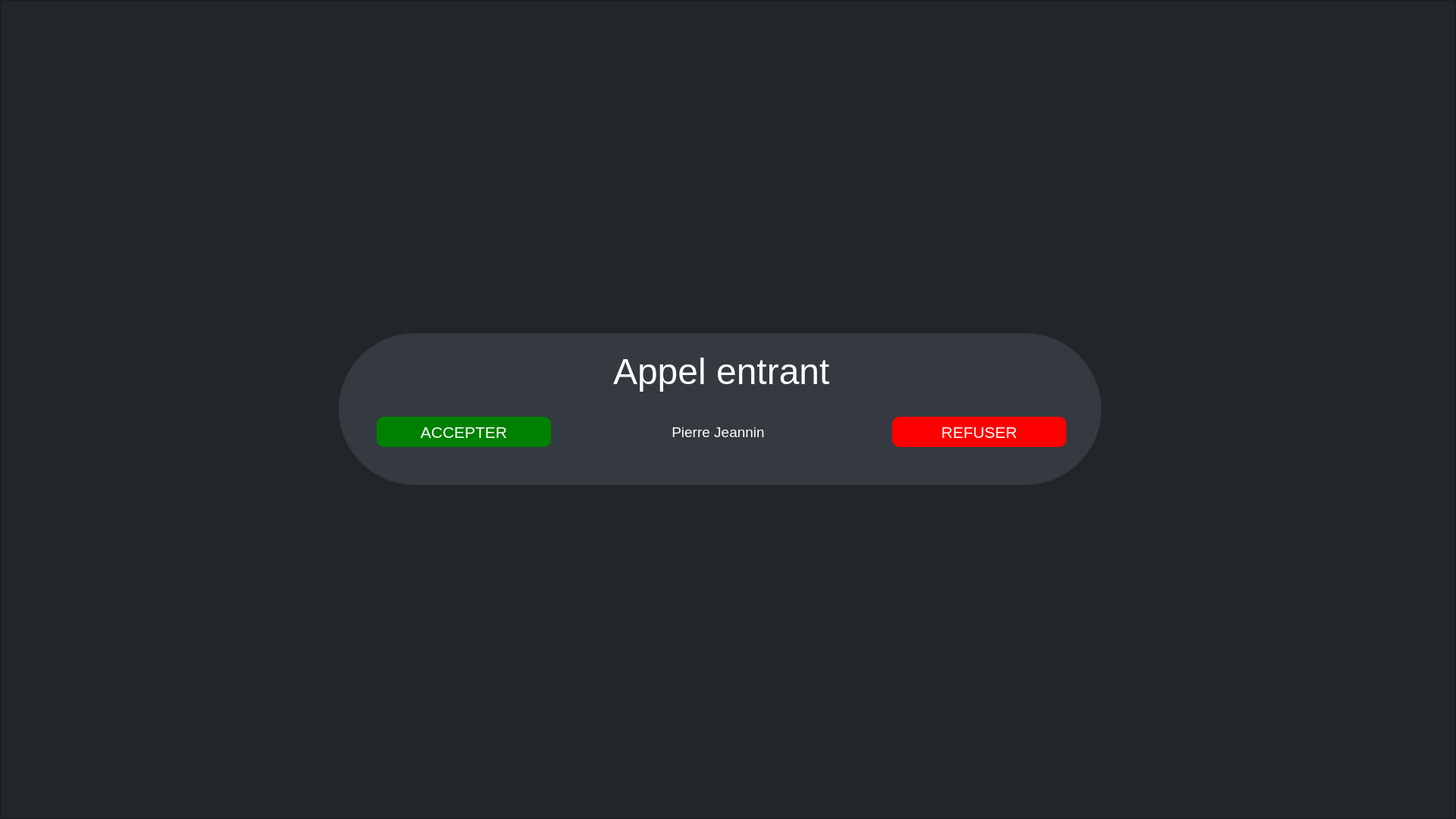
     <widget class="QFrame" name="frame_deco_appel">
      <property name="geometry">
       <rect>
        <x>-1</x>
        <y>0</y>
        <width>1921</width>
        <height>1081</height>
       </rect>
      </property>
      <property name="styleSheet">
       <string notr="true">background: rgba( 33, 37, 41, 95% );</string>
      </property>
      <property name="frameShape">
       <enum>QFrame::StyledPanel</enum>
      </property>
      <property name="frameShadow">
       <enum>QFrame::Raised</enum>
      </property>
      <widget class="QFrame" name="frame_deco_interieur_appel">
       <property name="geometry">
        <rect>
         <x>447</x>
         <y>440</y>
         <width>1006</width>
         <height>200</height>
        </rect>
       </property>
       <property name="styleSheet">
        <string notr="true">background: rgba( 52, 58, 64, 100% );
border-radius: 100px;</string>
       </property>
       <property name="frameShape">
        <enum>QFrame::StyledPanel</enum>
       </property>
       <property name="frameShadow">
        <enum>QFrame::Raised</enum>
       </property>
       <widget class="QLineEdit" name="label_title_notif_appel">
        <property name="geometry">
         <rect>
          <x>360</x>
          <y>20</y>
          <width>291</width>
          <height>61</height>
         </rect>
        </property>
        <property name="font">
         <font>
          <pointsize>36</pointsize>
         </font>
        </property>
        <property name="styleSheet">
         <string notr="true">color: white;</string>
        </property>
        <property name="text">
         <string>Appel entrant</string>
        </property>
       </widget>
       <widget class="QPushButton" name="btn_notif_appel_accepter">
        <property name="geometry">
         <rect>
          <x>50</x>
          <y>110</y>
          <width>230</width>
          <height>40</height>
         </rect>
        </property>
        <property name="font">
         <font>
          <pointsize>16</pointsize>
         </font>
        </property>
        <property name="styleSheet">
         <string notr="true">QPushButton {
	background:  green;
	color: white;
	border: none;
	border-radius: 10px;
}</string>
        </property>
        <property name="text">
         <string>ACCEPTER</string>
        </property>
       </widget>
       <widget class="QPushButton" name="btn_notif_appel_refuser">
        <property name="geometry">
         <rect>
          <x>730</x>
          <y>110</y>
          <width>230</width>
          <height>40</height>
         </rect>
        </property>
        <property name="font">
         <font>
          <pointsize>16</pointsize>
         </font>
        </property>
        <property name="styleSheet">
         <string notr="true">QPushButton {
	background:  red;
	color: white;
	border: none;
	border-radius: 10px;
}</string>
        </property>
        <property name="text">
         <string>REFUSER</string>
        </property>
       </widget>
       <widget class="QLabel" name="label_notif_appel_nom">
        <property name="geometry">
         <rect>
          <x>320</x>
          <y>110</y>
          <width>361</width>
          <height>41</height>
         </rect>
        </property>
        <property name="font">
         <font>
          <pointsize>14</pointsize>
         </font>
        </property>
        <property name="styleSheet">
         <string notr="true">color: white;</string>
        </property>
        <property name="text">
         <string>Pierre Jeannin</string>
        </property>
        <property name="alignment">
         <set>Qt::AlignCenter</set>
        </property>
       </widget>
      </widget>
     </widget>
